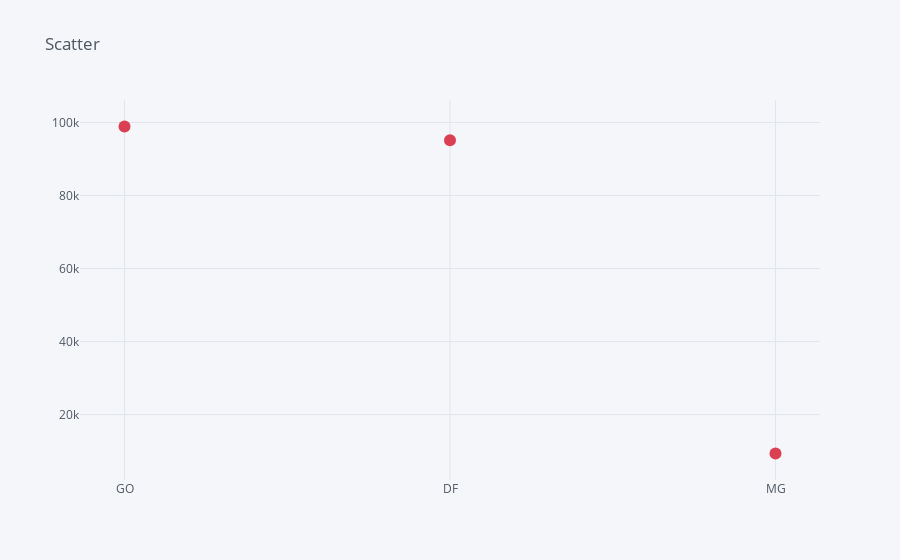

Source (notebook cell):
### Code cell
df2.iplot(kind='scatter',x='UF',y='NIS', title='Scatter', color='red',mode='markers')

### Figure 1 — Plotly figure (JSON) as saved in the notebook; plotly's stock layout.template omitted (floating-point values rounded to 4 significant figures)
{"data": [{"line": {"color": "rgba(219, 64, 82, 1.0)", "dash": "solid", "shape": "linear", "width": 1.3}, "marker": {"size": 12, "symbol": "circle"}, "mode": "markers", "name": "NIS", "text": "", "type": "scatter", "x": ["GO", "DF", "MG"], "y": [98891, 95107, 9342]}], "layout": {"legend": {"bgcolor": "#F5F6F9", "font": {"color": "#4D5663"}}, "paper_bgcolor": "#F5F6F9", "plot_bgcolor": "#F5F6F9", "title": {"font": {"color": "#4D5663"}, "text": "Scatter"}, "xaxis": {"gridcolor": "#E1E5ED", "showgrid": true, "tickfont": {"color": "#4D5663"}, "title": {"font": {"color": "#4D5663"}, "text": ""}, "zerolinecolor": "#E1E5ED"}, "yaxis": {"gridcolor": "#E1E5ED", "showgrid": true, "tickfont": {"color": "#4D5663"}, "title": {"font": {"color": "#4D5663"}, "text": ""}, "zerolinecolor": "#E1E5ED"}}}
